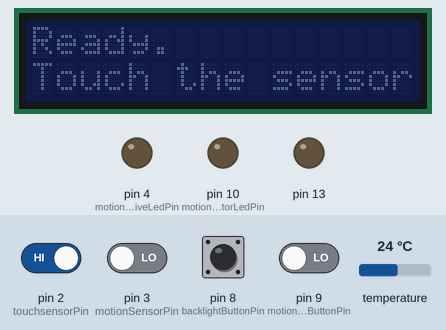
This sketch was run on a simulated Arduino Uno, built with avr-gcc and run on an emulated ATmega328P. On the bench: 16×2 character LCD, output pins drawn as LEDs (lit = HIGH). Inputs (shaded band) come from the test bench; at power-on: pin 2 (touchsensorPin) HIGH, pin 3 (motionSensorPin), pin 8 (backlightButtonPin), pin 9 (motionSensorButtonPin) LOW, temperature 24 °C.

Above: at 5.6 s.
5.7 s: pin 2 (touchsensorPin) driven LOW
At 6.5 s:
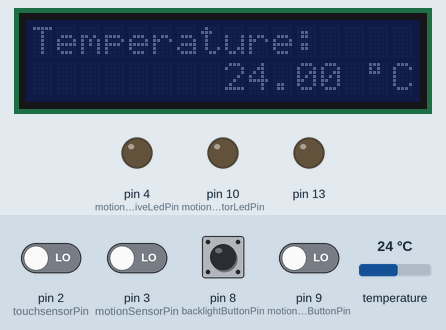
7.4 s: pin 3 (motionSensorPin) driven HIGH
At 10.0 s:
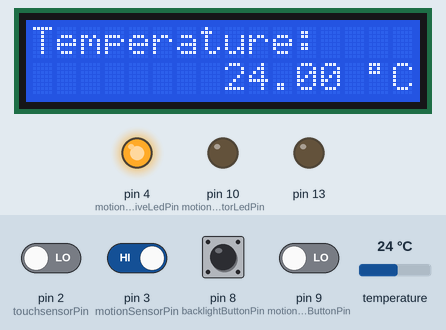
10.4 s: pin 8 (backlightButtonPin) pulled HIGH for 0.15 s
At 10.9 s:
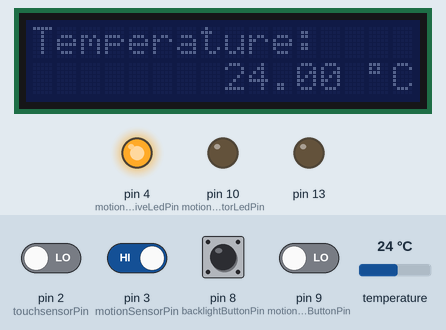
11.1 s: temperature set to 12 °C
At 13.4 s:
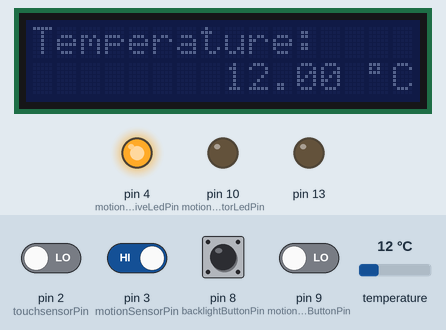
14.1 s: pin 8 (backlightButtonPin) pulled HIGH for 1 s
At 15.8 s:
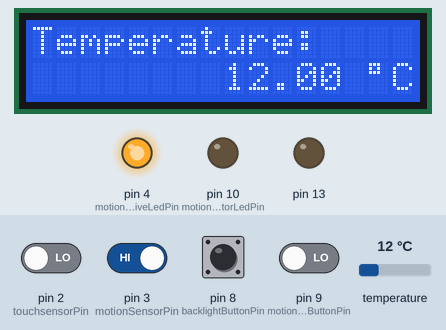
16.6 s: pin 3 (motionSensorPin) driven LOW
At 19.3 s:
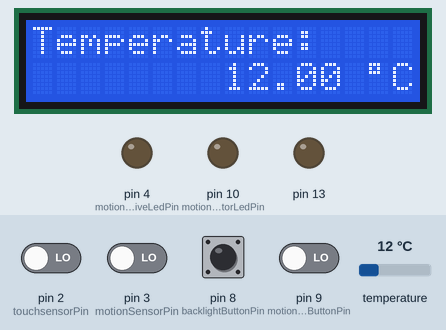
Timing chart, 0 to 20.5 s (numbered marks = the images above; inputs shaded):
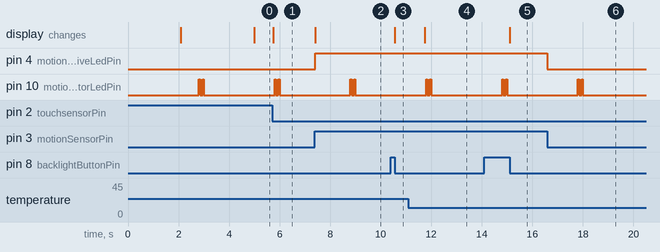

The sketch:

011_010_with_sqlite.ino
```cpp
/**
 * This sketch is an extended version of
 * '010_temp_alcsensor_serial.ino': it has
 * an extra motion sensor, and some input is
 * handled with interrupts instead of polling.
 */

#include <Wire.h>
#include <Arduino.h>
#include <Adafruit_Sensor.h>
#include <Adafruit_BMP280.h>
#include <LiquidCrystal_I2C.h>
#include <TimedAction.h>

#include "button.h"
#include "MQ7.h" // https://github.com/swatish17/MQ7-Library

//LiquidCrystal_I2C lcd(0x27, 2, 1, 0, 4, 5, 6, 7, 3, LCD_BACKLIGHT);
LiquidCrystal_I2C lcd(0x27, 16, 2);
Adafruit_BMP280 bmp280;
char data[14]; // the data will be read into this array
const int COSensorAnalogPin = A1; // the MQ7 sensor's pin
const int touchsensorPin = 2;
const int motionSensorPin = 3; // interrupt pins on the Arduino Uno are digital pins 2 and 3
const int backlightButtonPin = 8;
int backlightState = HIGH;
const int motionSensorButtonPin = 9;
const int motionSensorIndicatorLedPin = 10;
const int motionSensorActiveLedPin = 4;
bool motionSensorIsOn = true;
Button backlightButton(backlightButtonPin);
Button motionSensorButton(motionSensorButtonPin);
MQ7 mq7(COSensorAnalogPin, 5.0);

enum State {
    showTemperature,
    showCOSensorResistance,
    showCOSensorPPM
};
State state = showTemperature;

enum BlinkLedState {
    firstBlink,
    shortDelay,
    secondBlink,
    longDelay
};
BlinkLedState ledState = firstBlink;
unsigned long lastBlinkAt = 0;

// variables that may be changed while handling an interrupt
volatile unsigned long backlightStateChangedAt = 0;
volatile bool backlightStateChanged = false;
volatile bool stateChanged = false;
// forward declaration of ISRs
void touchsensorInterrupt();
void motionSensorInterrupt();

void motionSensorEnabledBlink();
void printTemperature();
void printCOSensorResistance();
void printCOSensorPPM();
void serialPrintTemperature();
void serialPrintCOSensorPPM();
void toggleBacklight();


// TimedAction objects are used to refresh the value printed on the LCD screen and print values to serial
TimedAction refreshTemperature = TimedAction(3000, printTemperature);
TimedAction refreshCOResistance = TimedAction(3000, printCOSensorResistance); // CO sensor's resistance
TimedAction refreshCOPPM = TimedAction(3000, printCOSensorPPM); // CO concentration in PPM
TimedAction refreshTemperatureOnSerial = TimedAction(1800000, serialPrintTemperature);
TimedAction refreshCOPPMOnSerial = TimedAction(1800000, serialPrintCOSensorPPM);

void setup() {
    // setting up interrupts
    pinMode(touchsensorPin, INPUT);
    pinMode(motionSensorIndicatorLedPin, OUTPUT);
    pinMode(motionSensorActiveLedPin, OUTPUT);
    attachInterrupt(digitalPinToInterrupt(touchsensorPin), touchsensorInterrupt, FALLING);
    attachInterrupt(digitalPinToInterrupt(motionSensorPin), motionSensorInterrupt, RISING);
    Serial.begin(9600);
    lcd.init();
    lcd.backlight();
    lcd.print("Hello");
    delay(2000);
    lcd.clear();

    // checks whether the sensor's address is right
    if (!bmp280.begin(0x76)) {
        Serial.println("Could not find a valid BMP280 sensor, check wiring!");
        lcd.print("Rossz cim");
        while (true) { }
    }

    // TimedActions don't have to be checked yet
    refreshTemperature.disable();
    refreshCOResistance.disable();
    refreshCOPPM.disable();
    lcd.print("Ready.");
    lcd.setCursor(0, 1);
    lcd.print("Touch the sensor");
    // continues when the sensor is touched
    while (digitalRead(touchsensorPin) != HIGH) { }
    refreshTemperatureOnSerial.enable();
    refreshCOPPMOnSerial.enable();


    // Turn off the L led on the board
    pinMode(13, OUTPUT);
    digitalWrite(13, LOW);
}

void loop() {
    if (stateChanged) {
        switch (state) {
          case showTemperature:
              printTemperature();
              state = showCOSensorResistance;
              refreshCOPPM.disable();
              refreshTemperature.enable();
              break;
          case showCOSensorResistance:
              printCOSensorResistance();
              state = showCOSensorPPM;
              refreshTemperature.disable();
              refreshCOResistance.enable();
              break;
          case showCOSensorPPM:
              printCOSensorPPM();
              state = showTemperature;
              refreshCOResistance.disable();
              refreshCOPPM.enable();
              break;
          default: // this branch should not be reached
              lcd.clear();
              lcd.print("error");
              break;
        }
        stateChanged = false;
    }
    // Checking whether the values need to be refreshed
    refreshTemperature.check();
    refreshCOResistance.check();
    refreshCOPPM.check();
    refreshTemperatureOnSerial.check();
    refreshCOPPMOnSerial.check();

    // checking if the button was pressed
    // if yes, we set the LCD's backlight accordingly
    if (backlightButton.stateChanged() && !backlightButton.getPreviousState()) {
        toggleBacklight();
    }

    // we turn off the backlight after 5 seconds
    if (backlightState == HIGH && millis() - backlightStateChangedAt >= 5000) {
        toggleBacklight();
    }
    else if (backlightState == LOW && backlightStateChanged) { // we turn on the backlight if an interrupt occurred
        toggleBacklight();
        backlightStateChanged = false;
    }

    // disable or enable the motion sensor
    if (motionSensorButton.stateChanged() && !motionSensorButton.getPreviousState()) {
        if (motionSensorIsOn) { // if it was turned on, we turn it off
            detachInterrupt(digitalPinToInterrupt(motionSensorPin));
            motionSensorIsOn = false;
            digitalWrite(motionSensorIndicatorLedPin, HIGH);
            delay(400);
            digitalWrite(motionSensorIndicatorLedPin, LOW);
        }
        else { // if it was turned off, we turn it on
            attachInterrupt(digitalPinToInterrupt(motionSensorPin), motionSensorInterrupt, RISING);
            motionSensorIsOn = true;
        }
    }

    // if the motion sensor is enabled, we blink an led to indicate this
    if (motionSensorIsOn) {
        motionSensorEnabledBlink();
        if (digitalRead(motionSensorPin) == HIGH) {
            digitalWrite(motionSensorActiveLedPin, HIGH);
            backlightStateChangedAt = millis();
        }
        else
            digitalWrite(motionSensorActiveLedPin, LOW);
    }
    // if the motion sensor is inactive, but the "motionSensorActive" led is HIGH,
    // we turn the led off (set its pin to LOW)
    else if (digitalRead(motionSensorActiveLedPin) == HIGH)
        digitalWrite(motionSensorActiveLedPin, LOW);

}

/**
 * @brief Sets the LCD backlight to LOW if the current value is HIGH,
 *  and to HIGH if the current value is LOW.
 */
void toggleBacklight() {
    if (backlightState == HIGH) {
//        lcd.setBacklight(LOW);
        lcd.noBacklight();
        backlightState = LOW;
    }
    else if (backlightState == LOW) {
//        lcd.setBacklight(HIGH);
        lcd.backlight();
        backlightState = HIGH;
    }
    backlightStateChangedAt = millis();
}

/**
 * @brief Code that runs when the touch sensor's state
 *  changes from LOW to HIGH.
 *  Changes what's displayed on the LCD.
 */
void touchsensorInterrupt() {
    stateChanged = true;
}

/**
 * @brief This function runs when the motion sensor is HIGH.
 *  Turns on the LCD backlight.
 */
void motionSensorInterrupt() {
    backlightStateChangedAt = millis();
    backlightStateChanged = true;
}

/**
 * @brief We blink a led if the motion sensor is enabled.
 *  This is a non-blocking way to do that (no delay() is used).
 */
void motionSensorEnabledBlink() {
    switch (ledState) {
        case firstBlink:
            if (millis() - lastBlinkAt >= 2800) {
                digitalWrite(motionSensorIndicatorLedPin, HIGH);
                ledState = shortDelay;
                lastBlinkAt = millis();
            }
            break;
        case shortDelay:
            if (millis() - lastBlinkAt >= 50) {
                digitalWrite(motionSensorIndicatorLedPin, LOW);
                ledState = secondBlink;
                lastBlinkAt = millis();
            }
            break;
        case secondBlink:
            if (millis() - lastBlinkAt >= 100) {
                digitalWrite(motionSensorIndicatorLedPin, HIGH);
                ledState = longDelay;
                lastBlinkAt = millis();
            }
            break;
        case longDelay:
            if (millis() - lastBlinkAt >= 50) {
                digitalWrite(motionSensorIndicatorLedPin, LOW);
                ledState = firstBlink;
                lastBlinkAt = millis();
            }
            break;
        default:
            break;
    }
}

/**
 * @brief Prints the temperature onto the LCD screen
 */
void printTemperature() {
    float temperature = bmp280.readTemperature();
    sprintf(data, "%d.%02u %cC\0", (unsigned int) temperature, (unsigned int) (temperature * 100) % 100, 223);
    lcd.clear();
    lcd.print("Temperature:");
    lcd.setCursor(16 - strlen(data), 1);
    lcd.print(data);
}

/**
 * @brief Prints the temperature to the serial port
 */
void serialPrintTemperature() {
    float temperature = bmp280.readTemperature();
    Serial.println(temperature);
}

/**
 * @brief Prints the value read from the MQ7 sensor's analog input
 */
void printCOSensorResistance() {
    int value = analogRead(COSensorAnalogPin);
    lcd.clear();
    lcd.print("CO level:");
    // lcd.setCursor(16 - strlen(data), 1);
    lcd.setCursor(12, 1);
    lcd.print(value);
}

/**
 * @brief Prints the MQ7's value in PPM to the lcd
 */
void printCOSensorPPM() {
    float ppm = mq7.getPPM();
    sprintf(data, "%d.%02u PPM\0", (unsigned int) ppm, (unsigned int) (ppm * 100) % 100, 223);
    lcd.clear();
    lcd.print("CO concentration");
    lcd.setCursor(16 - strlen(data), 1);
    lcd.print(data);
}

/**
 * @brief Prints the MQ7's value in PPM to serial
 */
void serialPrintCOSensorPPM() {
    float ppm = mq7.getPPM();
    Serial.println(ppm);
}
```

button.cpp
```cpp
#include "button.h"

/**
 * @brief Constructor.
 * @param pin The number of the digital pin on which the button is connected to the board.
 */
Button::Button(int pin): pin(pin), previousState(false) {
    pinMode(pin, INPUT);
}

/**
 * @brief Checks if the button is pressed.
 * @returns True, if the button is pressed (e.g. digitalRead() returns HIGH),
 *  False, if the button is not pressed.
 */
bool Button::isPressed() {
    return digitalRead(this->pin) == HIGH;
}

/**
 * @brief Checks whether the button's state changed
 *  (the button was pressed, and now it's released, for example)
 * @returns True, if the state changed, else False.
 */
bool Button::stateChanged() {
    if (this->isPressed() != this->previousState) {
        this->previousState = !this->previousState;
        return true;
    }
    return false;
}

/**
 * @brief Returns the button's previous state.
 * @note The button's state is only updated in the stateChanged() method.
 * @returns True, if the button was pressed, else False.
 */
bool Button::getPreviousState() {
    return previousState;
}
```

button.h
```cpp
#ifndef BUTTON_H
#define BUTTON_H

#include <Arduino.h>

/**
 * @class Button
 * @brief A class that defines methods to work with a pushbutton on Arduino
 */
class Button {
    const int pin; // the pin, on which the button connects to the board
    bool previousState; // true if HIGH, false if LOW

    public:
        Button(int pin);
        bool isPressed();
        bool stateChanged();
        bool getPreviousState();

};

#endif
```

Measured:
- after the input at 5.7 s, the display: changes after 0.05 s (image 1)
- after the input at 7.4 s, pin 4 (motionSensorActiveLedPin): LOW → HIGH at once; the display: changes at once (image 2)
- after the input at 10.4 s, the display: changes after 0.15 s (image 3)
- after the input at 11.1 s, the display: changes after 0.65 s (image 4)
- after the input at 14.1 s, the display: changes after 1.0 s (image 5)
- after the input at 16.6 s, pin 4 (motionSensorActiveLedPin): HIGH → LOW at once
- by itself, pin 10 (motionSensorIndicatorLedPin): alternates HIGH for 0.05 s and LOW for 0.10 s, 4 changes in all, then stays LOW
